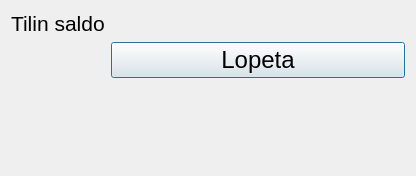
<?xml version="1.0" encoding="UTF-8"?>
<ui version="4.0">
 <class>saldo</class>
 <widget class="QDialog" name="saldo">
  <property name="geometry">
   <rect>
    <x>0</x>
    <y>0</y>
    <width>416</width>
    <height>176</height>
   </rect>
  </property>
  <property name="windowTitle">
   <string>Dialog</string>
  </property>
  <layout class="QGridLayout" name="gridLayout">
   <item row="0" column="1">
    <layout class="QFormLayout" name="formLayout">
     <item row="0" column="0">
      <widget class="QLabel" name="label">
       <property name="font">
        <font>
         <pointsize>16</pointsize>
        </font>
       </property>
       <property name="text">
        <string>Tilin saldo</string>
       </property>
      </widget>
     </item>
     <item row="0" column="1">
      <widget class="QLabel" name="tilinsaldo">
       <property name="font">
        <font>
         <pointsize>16</pointsize>
        </font>
       </property>
       <property name="text">
        <string/>
       </property>
      </widget>
     </item>
     <item row="1" column="1">
      <widget class="QPushButton" name="lopeta">
       <property name="font">
        <font>
         <pointsize>18</pointsize>
        </font>
       </property>
       <property name="text">
        <string>Lopeta</string>
       </property>
      </widget>
     </item>
    </layout>
   </item>
  </layout>
 </widget>
 <resources/>
 <connections/>
</ui>
